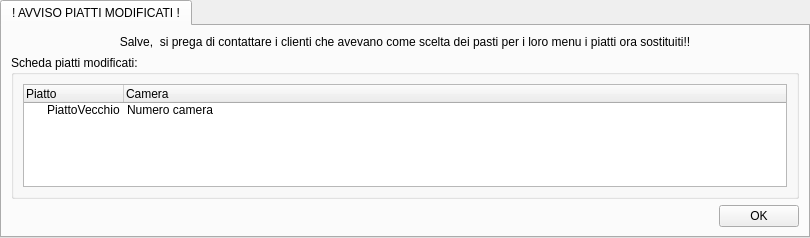
<?xml version="1.0" encoding="UTF-8"?>
<ui version="4.0">
 <class>tabwidgetAvvisoPiattiModificati</class>
 <widget class="QTabWidget" name="tabwidgetAvvisoPiattiModificati">
  <property name="geometry">
   <rect>
    <x>0</x>
    <y>0</y>
    <width>810</width>
    <height>238</height>
   </rect>
  </property>
  <property name="windowTitle">
   <string>Avviso Piatti Modificati</string>
  </property>
  <widget class="QWidget" name="tab">
   <attribute name="title">
    <string>! AVVISO PIATTI MODIFICATI !</string>
   </attribute>
   <layout class="QGridLayout" name="gridLayout">
    <item row="2" column="0">
     <spacer name="horizontalSpacer">
      <property name="orientation">
       <enum>Qt::Horizontal</enum>
      </property>
      <property name="sizeHint" stdset="0">
       <size>
        <width>40</width>
        <height>20</height>
       </size>
      </property>
     </spacer>
    </item>
    <item row="2" column="1">
     <widget class="QPushButton" name="btnOk">
      <property name="text">
       <string>OK</string>
      </property>
     </widget>
    </item>
    <item row="1" column="0" colspan="2">
     <widget class="QGroupBox" name="groupboxSchedaPiattiModificati">
      <property name="title">
       <string>Scheda piatti modificati:</string>
      </property>
      <layout class="QVBoxLayout" name="verticalLayout_2">
       <item>
        <widget class="QTreeWidget" name="treewidgetListaPiattiModificati">
         <column>
          <property name="text">
           <string>Piatto </string>
          </property>
         </column>
         <column>
          <property name="text">
           <string>Camera</string>
          </property>
         </column>
         <item>
          <property name="text">
           <string>PiattoVecchio</string>
          </property>
          <property name="text">
           <string>Numero camera</string>
          </property>
          <property name="flags">
           <set>ItemIsDragEnabled|ItemIsDropEnabled|ItemIsUserCheckable|ItemIsEnabled</set>
          </property>
         </item>
        </widget>
       </item>
      </layout>
     </widget>
    </item>
    <item row="0" column="0" colspan="2">
     <widget class="QLabel" name="labelIntroduzione">
      <property name="text">
       <string>Salve,  si prega di contattare i clienti che avevano come scelta dei pasti per i loro menu i piatti ora sostituiti!!</string>
      </property>
      <property name="alignment">
       <set>Qt::AlignCenter</set>
      </property>
     </widget>
    </item>
   </layout>
  </widget>
 </widget>
 <resources/>
 <connections/>
</ui>
